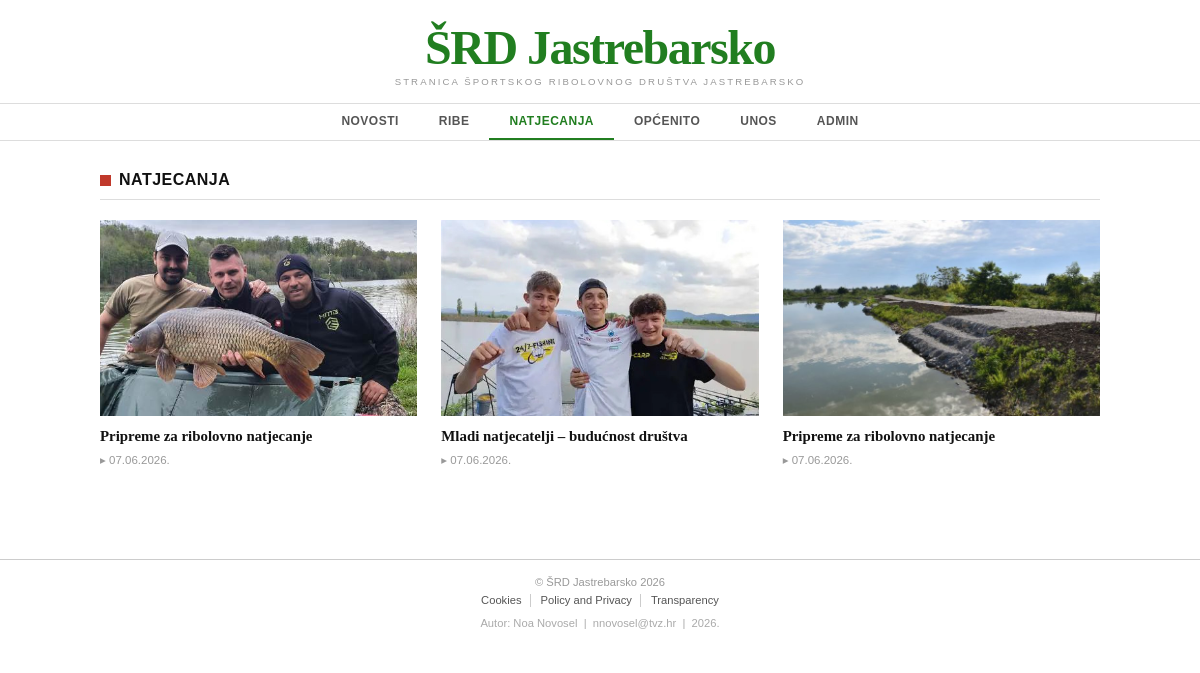
The page /kategorija.php?kategorija=natjecanja on the database its author committed.
### tables this page shows
CREATE TABLE `vijesti` (
  `id` int(11) NOT NULL,
  `datum` varchar(32) DEFAULT NULL,
  `naslov` varchar(64) DEFAULT NULL,
  `sazetak` text DEFAULT NULL,
  `tekst` text DEFAULT NULL,
  `slika` varchar(64) DEFAULT NULL,
  `kategorija` varchar(64) DEFAULT NULL,
  `arhiva` tinyint(1) DEFAULT 0
);

### kategorija.php (the view, shortened to what this page needs)
<?php
include 'connect.php';
$kategorija = isset($_GET['kategorija']) ? mysqli_real_escape_string($dbc, $_GET['kategorija']) : '';
$query  = "SELECT * FROM vijesti WHERE arhiva=0 AND kategorija='$kategorija' ORDER BY id DESC";
$result = mysqli_query($dbc, $query) or die('Greška pri dohvatu: ' . mysqli_error($dbc));
?>
<!DOCTYPE html>
<html lang="es">
<head>
    <link rel="stylesheet" type="text/css" href="style.css">
</head>
<body>
    <header id="header">
        <div class="header-logo">
            <p class="site-name">ŠRD Jastrebarsko</p>
            <p class="site-tagline">STRANICA ŠPORTSKOG RIBOLOVNOG DRUŠTVA JASTREBARSKO</p>
        </div>
    </header>
    <nav id="nav">
        <div class="nav-inner">
            <ul class="nav-list">
                <li><a href="index.php" class="nav-link">NOVOSTI</a></li>
                <li><a href="kategorija.php?kategorija=ribe" class="nav-link <?php echo ($kategorija === 'ribe') ? 'active' : ''; ?>">RIBE</a></li>
                <li><a href="kategorija.php?kategorija=natjecanja" class="nav-link <?php echo ($kategorija === 'natjecanja') ? 'active' : ''; ?>">NATJECANJA</a></li>
                <li><a href="kategorija.php?kategorija=opcenito" class="nav-link <?php echo ($kategorija === 'opcenito') ? 'active' : ''; ?>">OPĆENITO</a></li>
                <li><a href="unos.php" class="nav-link">UNOS</a></li>
                <li><a href="administrator.php" class="nav-link">ADMIN</a></li>
            </ul>
        </div>
    </nav>
    <main id="content">
        <section class="category-section">
            <h2 class="category-heading">
                <span class="category-square"></span>
                <?php echo strtoupper(htmlspecialchars($kategorija)); ?>
            </h2>
            <hr class="section-rule">
            <?php if (mysqli_num_rows($result) === 0) : ?>
                <p class="no-results">Nema vijesti u ovoj kategoriji.</p>
            <?php else : ?>
            <div class="articles-grid">
                <?php while ($row = mysqli_fetch_array($result)) : ?>
                <article class="news-card">
                    <a href="clanak.php?id=<?php echo $row['id']; ?>" class="card-anchor">
                        <div class="card-image">
                            <?php if (!empty($row['slika'])) : ?>
                                <img src="<?php echo UPLPATH . htmlspecialchars($row['slika']); ?>" alt="<?php echo htmlspecialchars($row['naslov']); ?>">
                            <?php else : ?>
                                <img src="images/placeholder.jpg" alt="Bez slike">
                            <?php endif; ?>
                        </div>
                        <h3 class="card-title"><?php echo htmlspecialchars($row['naslov']); ?></h3>
                        <span class="card-time">&#9656; <?php echo htmlspecialchars($row['datum']); ?></span>
                    </a>
                </article>
                <?php endwhile; ?>
            </div>
            <?php endif; ?>
        </section>
    </main>
    <footer id="footer">
        <div class="footer-inner">
            <p class="footer-copy">
                &copy; ŠRD Jastrebarsko 2026
            </p>
            <nav class="footer-links">
                <a href="#">Cookies</a>
                <a href="#">Policy and Privacy</a>
                <a href="#">Transparency</a>
            </nav>
            <p class="footer-author">Autor: Noa Novosel &nbsp;|&nbsp; nnovosel@tvz.hr &nbsp;|&nbsp; 2026.</p>
        </div>
    </footer>
</body>
</html>

### style.css (style rules this page uses)
*, *::before, *::after { box-sizing: border-box; margin: 0; padding: 0; }
html { font-size: 16px; scroll-behavior: smooth; }
body { font-family: Georgia, 'Times New Roman', Times, serif; background-color: #ffffff; color: #222222; }
a { text-decoration: none; color: inherit; }
img { display: block; max-width: 100%; height: auto; }
ul { list-style: none; }
#header { text-align: center; padding: 24px 20px 16px; border-bottom: 1px solid #dddddd; }
.site-name { font-family: Georgia, 'Times New Roman', Times, serif; font-size: 3rem; font-weight: 700; color: #217e20; letter-spacing: -1.5px; line-height: 1; }
.site-tagline { font-family: Arial, Helvetica, sans-serif; font-size: 0.6rem; letter-spacing: 0.22em; color: #999999; margin-top: 4px; }
#nav { border-bottom: 1px solid #dddddd; }
.nav-inner { max-width: 1040px; margin: 0 auto; padding: 0 20px; }
.nav-list { display: flex; flex-direction: row; justify-content: center; gap: 0; }
.nav-link { display: block; padding: 10px 20px; font-family: Arial, Helvetica, sans-serif; font-size: 0.75rem; font-weight: 600; letter-spacing: 0.04em; color: #555555; text-transform: uppercase; border-bottom: 2px solid transparent; transition: color 0.15s, border-color 0.15s; }
.nav-link.active { color: #217e20; border-bottom-color: #217e20; }
#content { max-width: 1040px; margin: 0 auto; padding: 30px 20px 50px; }
.category-section { margin-bottom: 42px; }
.category-heading { font-family: Arial, Helvetica, sans-serif; font-size: 1rem; font-weight: 700; color: #111111; letter-spacing: 0.03em; text-transform: uppercase; display: flex; align-items: center; gap: 8px; margin-bottom: 10px; }
.category-square { display: inline-block; width: 11px; height: 11px; background-color: #c0392b; flex-shrink: 0; }
.section-rule { border: none; border-top: 1px solid #dddddd; margin-bottom: 20px; }
.articles-grid { display: grid; grid-template-columns: repeat(3, 1fr); gap: 24px; }
.news-card { display: flex; flex-direction: column; }
.card-anchor { display: flex; flex-direction: column; color: #222222; height: 100%; }
.card-image { position: relative; width: 100%; height: 196px; overflow: hidden; background-color: #cccccc; margin-bottom: 10px; }
.card-image img { width: 100%; height: 100%; object-fit: cover; transition: transform 0.3s ease; }
.card-title { font-family: Georgia, 'Times New Roman', Times, serif; font-size: 0.93rem; font-weight: 700; line-height: 1.4; color: #111111; flex-grow: 1; transition: color 0.15s; }
.card-time { display: block; font-family: Arial, Helvetica, sans-serif; font-size: 0.72rem; color: #999999; margin-top: 6px; }
#footer { border-top: 1px solid #cccccc; padding: 16px 20px; background-color: #ffffff; }
.footer-inner { max-width: 1040px; margin: 0 auto; display: flex; flex-direction: column; align-items: center; gap: 6px; }
.footer-copy { font-family: Arial, Helvetica, sans-serif; font-size: 0.7rem; color: #999999; text-align: center; }
.footer-links { display: flex; flex-wrap: wrap; justify-content: center; gap: 0 2px; }
.footer-links a { font-family: Arial, Helvetica, sans-serif; font-size: 0.7rem; color: #555555; padding: 0 8px; border-right: 1px solid #cccccc; line-height: 1.2; }
.footer-links a:last-child { border-right: none; }
.footer-author { font-family: Arial, Helvetica, sans-serif; font-size: 0.7rem; color: #aaaaaa; margin-top: 4px; }

### rows shown on the page
vijesti: slika (picture), naslov "Pripreme za ribolovno natjecanje", datum "07.06.2026."
vijesti: slika (picture), naslov "Mladi natjecatelji – budućnost društva", datum "07.06.2026."
vijesti: slika (picture), naslov "Pripreme za ribolovno natjecanje", datum "07.06.2026."

### other values the page prints
$kategorija "NATJECANJA"
